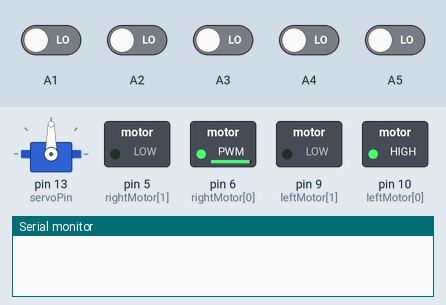
Bench run of a sketch on a simulated Arduino Uno, built with avr-gcc and run on an emulated ATmega328P. On the bench: servo, switched loads named in the sketch (green lamp = pin HIGH), the last lines printed to the serial monitor. Wiring (inferred from the names in the program): servo: signal pin 13. The test bench sets the inputs (shaded band); at power-on: A1–5 LOW. Servo pulses on a pin are drawn as a servo (544–2400 µs = 0–180°); pins used as bus, display or sensor lines are not drawn.

Above: at 1.2 s.
1.3 s: A1 driven HIGH
At 1.9 s:
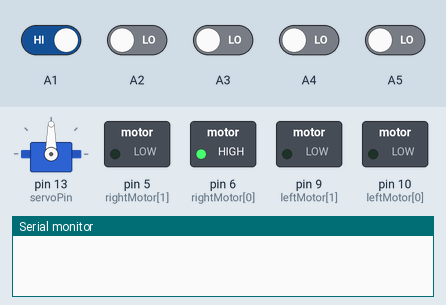
2.8 s: A1 driven LOW
At 3.41 s:
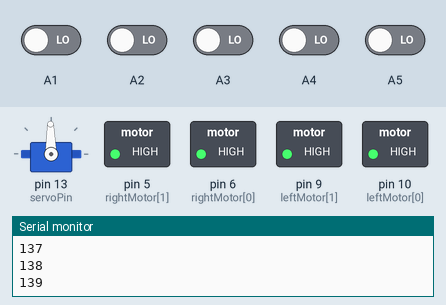
5.1 s: A5 driven HIGH
At 6.0 s:
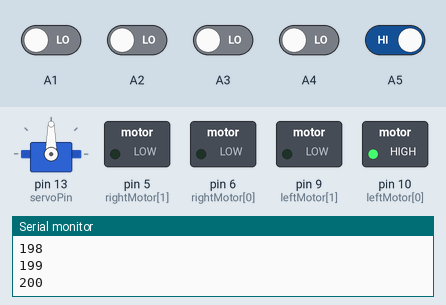
6.6 s: A5 driven LOW
At 8.2 s:
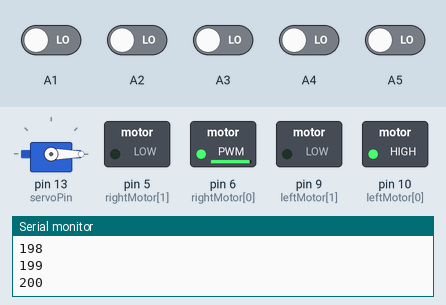
8.5 s: A1 driven HIGH
At 9.7 s:
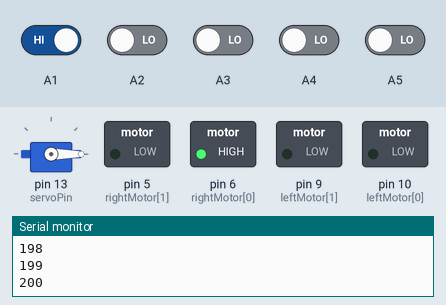
10.0 s: A1 driven LOW and A5 driven HIGH
At 10.9 s:
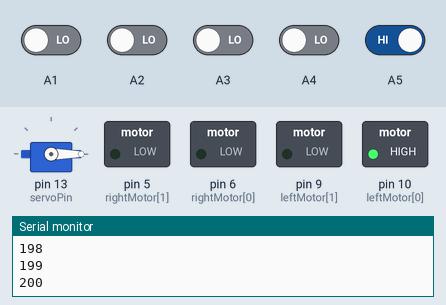
Timing chart, 0 to 12.5 s (numbered marks = the images above; inputs shaded):
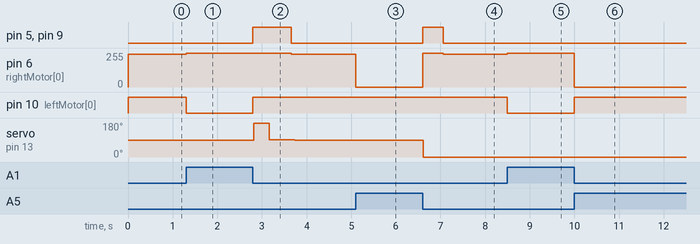

The sketch:

robocoder.ino
```cpp
//Servo
const int servoPin  = 13;
#define Left 2500
#define Centre 1500
#define Right 500
unsigned int servoPos;
long int j;

//Sensor Readings
unsigned char x;

//Motors
const int leftMotor[2] = {10,9};
const int rightMotor[2] = {6,5};
const unsigned char leftFS = 255;  //left full speed - to allow for alignment
const unsigned char rightFS = 255; //right full speed


char state;  //0- At Start Line
             //1- Look for 1st Stop line
             //2- Push through Stop Line
             //3- Look for 2nd Stop Line
             //4- Push through Stop line
             //5- Look for Finishing Line

unsigned long int currentMillis, previousMillis=0;
unsigned long int loopCount;


void setup(){
  Serial.begin(9600);
  //Line sensors setup
  pinMode(A1,INPUT);
  pinMode(A2,INPUT);
  pinMode(A3,INPUT);
  pinMode(A4,INPUT);
  pinMode(A5,INPUT);
  x = 0b00011111;

  //Motor Setup
  pinMode(leftMotor[0],OUTPUT);
  pinMode(leftMotor[1],OUTPUT);
  pinMode(rightMotor[0],OUTPUT);
  pinMode(rightMotor[1],OUTPUT);

  //Servo Setup
  pinMode(servoPin, OUTPUT);

  //Global Variables
  state = 0;
  servoPos = Centre;

  //Serial.begin(115200);
}

void loop() {

  //Read Linesensors
    bitWrite(x,0,digitalRead(A1));  //OUT5 of Linesensor
    bitWrite(x,1,digitalRead(A2));  //OUT4
    bitWrite(x,2,digitalRead(A3));  //OUT3
    bitWrite(x,3,digitalRead(A4));  //OUT2
    bitWrite(x,4,digitalRead(A5));  //OUT1


  //Send pulse to servo every 20ms
   currentMillis = millis();
    if (currentMillis - previousMillis >= 18)
    {
      previousMillis = currentMillis; // save the last time you send pulse
      sendPulse(servoPos);
    }

  switch(state){
  case 0:  //at start line
    if (x == 0b00000000)   // see long black START line
      {
       x = 0b00011011;  //move robot forward
      }
    else{
        state = 1;
        loopCount =0;
    }
    break;

  case 1:  //look for the first stop line
    if (x == 0b00000000)   // see long black FIRST line
      {
      moveRobot (255, 255, 255, 255);  //stop robot
      loopCount++;
      Serial.println(loopCount);
      if (loopCount <= 100) //loop, for servo to stabalize
        servoPos = Left;  //first 20000 loops servo in left pos.
      else if (loopCount ==200) //after another 10000 loops, move on.
        state = 2;
      else //loop for servo to stabalize
        servoPos = Centre; //next 20000 loops, servo in centre
      }
     break;

  case 2:
     if (x == 0b00000000)   // still first long black line
      {
       x = 0b00011011;  //move robot forward to Exit
      }
    else{
        state = 3;
        loopCount=0;
        }       //out of black line
     break;

   case 3:
    if (x == 0b00000000)   // see long black SECOND line
      {
      moveRobot (255, 255, 255, 255);  //stop robot
      loopCount++;
      if (loopCount <= 2000) //loop, for servo to stabalize
        servoPos = Right;  //first 20000 loops servo in right pos.
      else if (loopCount <4000)//loop for servo to stabalize
        servoPos = Right; //next 20000 loops, servo in centre
      else if (loopCount ==5000) //after another 10000 loops, move on.
         state = 4;
      }
     break;

   case 4:
     if (x == 0b00000000)   // still first long black line
      {
       x = 0b00011011;  //move robot forward to Exit
      }
    else{
        state = 5;
        loopCount=0;
        }       //out of black line
     break;

   case 5:
   if (x == 0b00000000)   // see long black FIRST line
      {
      moveRobot (255, 255, 255, 255);  //stop robot
      }
   else {
   }
   break;

   default:  break;

  }//end switch


  switch (x){
  case 0b00000000:moveRobot(255,255,255,255); break;     //0  - brake
  case 0b00011111:moveRobot(255,0,245,0); break; //31    //coast

  case 0b00000001:moveRobot(0,0,255,0); break; //1
  case 0b00000011:moveRobot(0,0,255,0); break; //3
  case 0b00000111:moveRobot(0,0,255,0); break; //7
  case 0b00001111:moveRobot(0,0,255,0); break; //15

  case 0b00011011:moveRobot(255,0,245,0);break;  //27
  case 0b00010001:moveRobot(255,0,255,0); break; //17
  case 0b00011001:moveRobot(255,0,150,0);break;  //25
  case 0b00010011:moveRobot(150,0,255,0); break; //19
  case 0b00011101:moveRobot(255,0,50,0);break;  //29
  case 0b00010111:moveRobot(50,0,255,0);break;//23

  case 0b00010000:moveRobot(255,0,0,0); break; //16
  case 0b00011000:moveRobot(255,0,0,0);break; //24
  case 0b00011100:moveRobot(255,0,0,0);break;  //28
  case 0b00011110:moveRobot(255,0,0,0);break;  //30

  default: break;  //scan again
  } //switch
}

//send Servo Pulse
void sendPulse(long int k)
{
  digitalWrite(servoPin, HIGH);
  delayMicroseconds (k);
  digitalWrite (servoPin, LOW);
}

//Motor Control
void moveRobot (char leftPWM0, char leftPWM1, char rightPWM0, char rightPWM1){
  analogWrite(leftMotor[0], leftPWM0);
  analogWrite (leftMotor[1], leftPWM1);
  analogWrite (rightMotor[0],rightPWM0);
  analogWrite (rightMotor[1],rightPWM1);
}
```

Measured:
- after the input at 1.3 s, pin 6 (rightMotor[0]): 245/255 → 255/255 at once; pin 10 (leftMotor[0]): HIGH → LOW at once
- after the input at 2.8 s, pin 5 (rightMotor[1]), pin 9 (leftMotor[1]): LOW → HIGH at once, → LOW 0.86 s later; pin 6 (rightMotor[0]): 255/255 → 245/255 after 0.86 s; pin 10 (leftMotor[0]): LOW → HIGH at once; servo on pin 13 (servoPin): 90° → 180° at once, → 91° 0.35 s later, → 90° 0.57 s later
- after the input at 5.1 s, pin 6 (rightMotor[0]): 245/255 → 0/255 at once
- after the input at 6.6 s, pin 5 (rightMotor[1]), pin 9 (leftMotor[1]): LOW → HIGH at once, → LOW 0.46 s later; pin 6 (rightMotor[0]): 0/255 → 255/255 at once, → 245/255 0.46 s later; servo on pin 13 (servoPin): 90° → 0° at once
- after the input at 8.5 s, pin 6 (rightMotor[0]): 245/255 → 255/255 at once; pin 10 (leftMotor[0]): HIGH → LOW at once
- after the input at 10.0 s, pin 6 (rightMotor[0]): 255/255 → 0/255 at once; pin 10 (leftMotor[0]): LOW → HIGH at once
